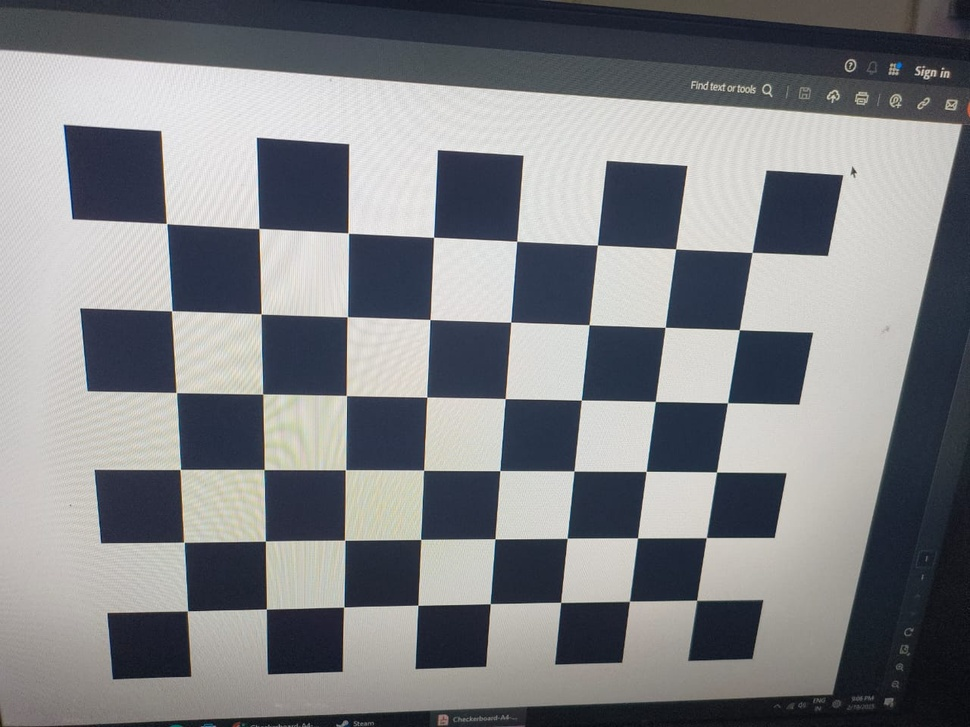
#> input picture scripts/Camera_calibration_images/WhatsApp Image 2025-02-19 at 21.07.35_4fd8f014.jpg, 970 x 727 px, shrunk from 1280 x 960 before the run, given in place of the camera
$ python Dynamic_perspective_transform_rect.py
#> lines starting #> are read from the running program, lines starting #| are printed output that depends on the picture; after the words box and inside, x2 and y2 are one past the last pixel; in counts of white or black regions, pixels touching at a corner belong together
import cv2
import numpy as np

# Load the image
cap = cv2.VideoCapture(0)

if not cap.isOpened():
    print("Error: Could not open video.")

while cap.isOpened():
    ret, image = cap.read()
#> image is the input picture: shape (727, 970, 3); mean B, G, R 133.3, 130, 128.3
    if not ret:
        break

    # Convert to HSV
    hsv = cv2.cvtColor(image, cv2.COLOR_BGR2HSV)
#> hsv: shape (727, 970, 3); mean H, S, V 70.2, 41, 137.1

    # Define black color range (adjust as needed)
    lower_black = np.array([0, 0, 0])
    upper_black = np.array([180, 255, 50])

    # Mask for black regions (detecting tape)
    mask = cv2.inRange(hsv, lower_black, upper_black)
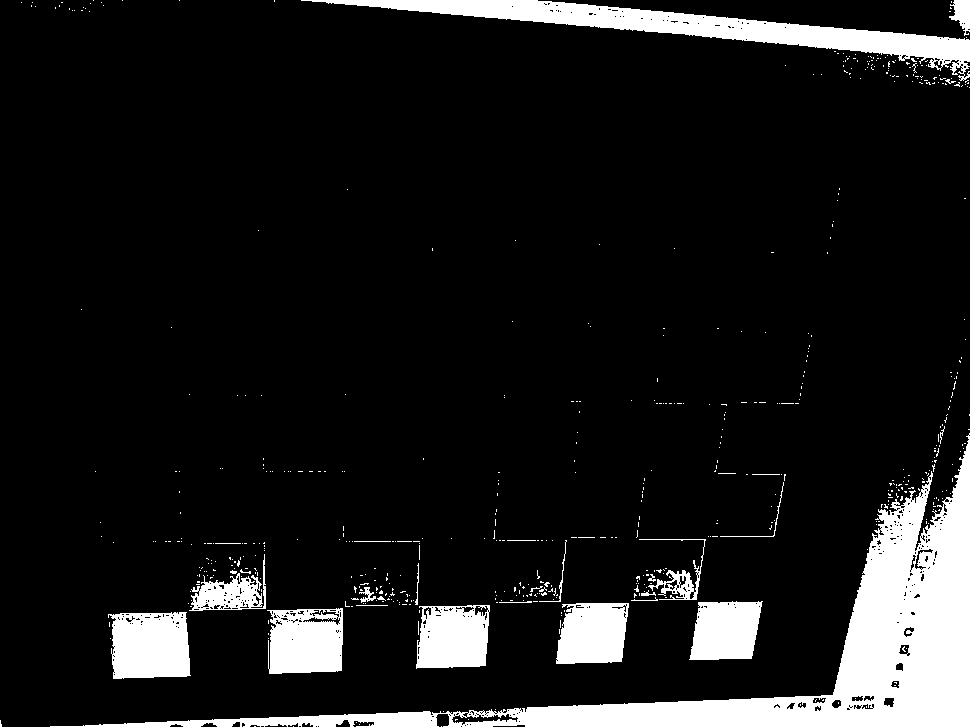
#> mask: shape (727, 970); 10.7% white; 576 white regions (548 under 20 px)

    # Find contours
    contours, _ = cv2.findContours(mask, cv2.RETR_EXTERNAL, cv2.CHAIN_APPROX_SIMPLE)
#> contours = 564 contours, 551 with area under 20; largest, box (x1, y1, x2, y2) and area: (50, 433, 970, 727) 37220, (301, 0, 970, 81) 11659, (108, 612, 191, 679) 4751, (267, 608, 343, 674) 4422, (416, 605, 490, 669) 4092

    # Find the largest contour (assuming it's the tape)
    if contours:
        largest_contour = max(contours, key=cv2.contourArea)
#> largest_contour = contour of 789 points, box (x1, y1, x2, y2) (50, 433, 970, 727), area 37220

        # Approximate to a polygon
        epsilon = 0.02 * cv2.arcLength(largest_contour, True)
#> epsilon = 60.72
        approx = cv2.approxPolyDP(largest_contour, epsilon, True)
#> approx = [[969, 433], [832, 695], [50, 726], [969, 726]]

        # Ensure we have exactly 4 corners
        if len(approx) == 4:
            corners = approx.reshape(4, 2)  # Reshape to (4,2) array
#> corners = [[969, 433], [832, 695], [50, 726], [969, 726]]
            print("Detected corners:", corners)
#| Detected corners: [[969 433]
#|  [832 695]
#|  [ 50 726]
#|  [969 726]]

            # Draw the corners on the image
            for (x, y) in corners:
                cv2.circle(image, (x, y), 5, (0, 255, 0), -1)
#> this loop made 4 passes
#> image: shape (727, 970, 3); 0.03% of pixels changed, all inside (x1, y1, x2, y2) = (45, 428, 970, 727)

        else:
            print(f"Detected {len(approx)} corners, refining...")

    cv2.imshow("Detected Corners", image)
    cv2.waitKey(0)
    cv2.destroyAllWindows()

$ run again, on scripts/Camera_calibration_images/WhatsApp Image 2025-02-19 at 21.07.35_d6a11469.jpg
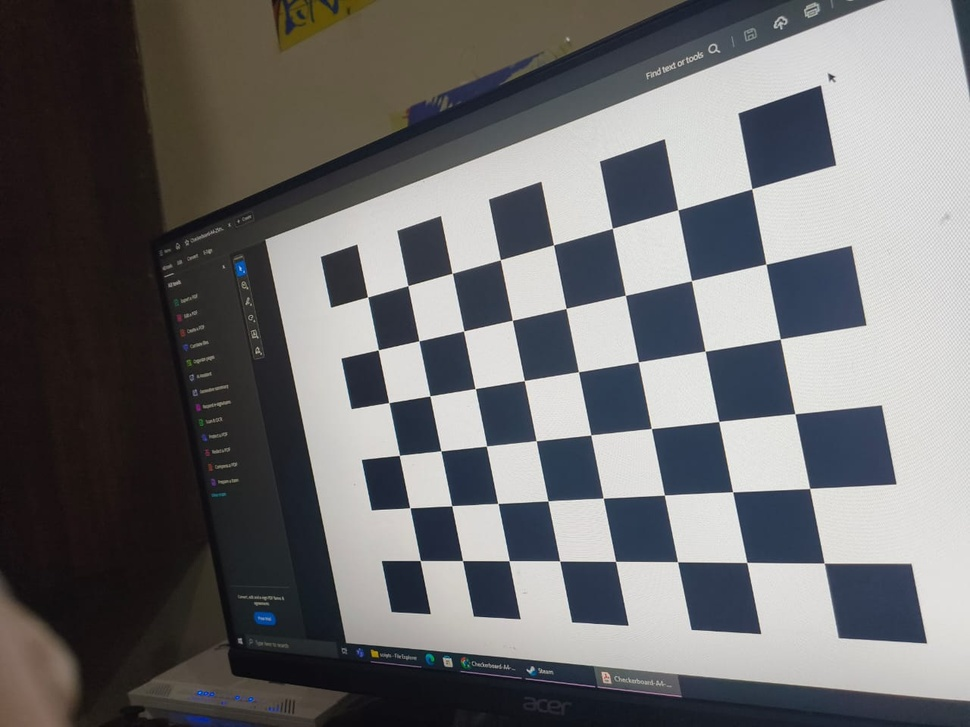
#> input picture scripts/Camera_calibration_images/WhatsApp Image 2025-02-19 at 21.07.35_d6a11469.jpg, 970 x 727 px, shrunk from 1280 x 960 before the run, given in place of the camera
#> image is the input picture: shape (727, 970, 3); mean B, G, R 110.5, 109.3, 109.8
#> hsv: shape (727, 970, 3); mean H, S, V 61.4, 49.5, 116.4
#> `mask = cv2.inRange(hsv, lower_black, upper_black)`:
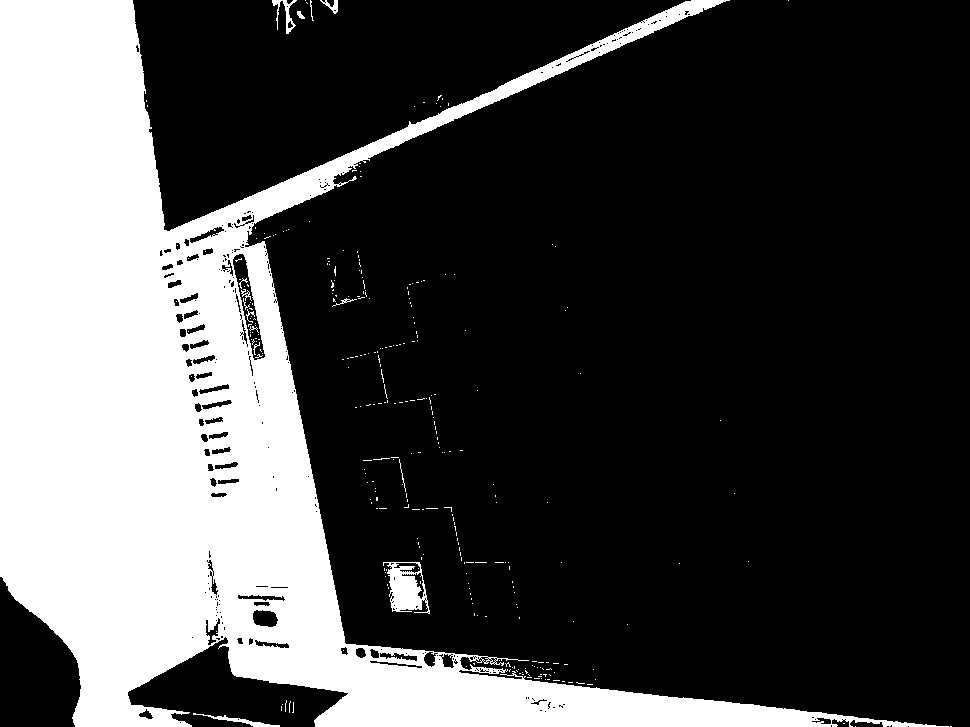
#> mask: shape (727, 970); 28.4% white; 311 white regions (296 under 20 px)
#> contours = 269 contours, 262 with area under 20; largest, box (x1, y1, x2, y2) and area: (0, 0, 949, 727) 200493, (383, 562, 430, 614) 1536, (272, 0, 297, 34) 194, (193, 713, 280, 727) 174, (320, 0, 338, 14) 75, (297, 11, 305, 19) 26, (332, 298, 357, 307) 24
#> largest_contour = contour of 1837 points, box (x1, y1, x2, y2) (0, 0, 949, 727), area 200493
#> epsilon = 106.6
#> approx = [[0, 0], [75, 726], [948, 726], [344, 642], [246, 231], [729, 0], [169, 231]]
#> (printed output is left out)

$ run again, on scripts/Camera_calibration_images/WhatsApp Image 2025-02-19 at 21.07.35_e14f0fe5.jpg
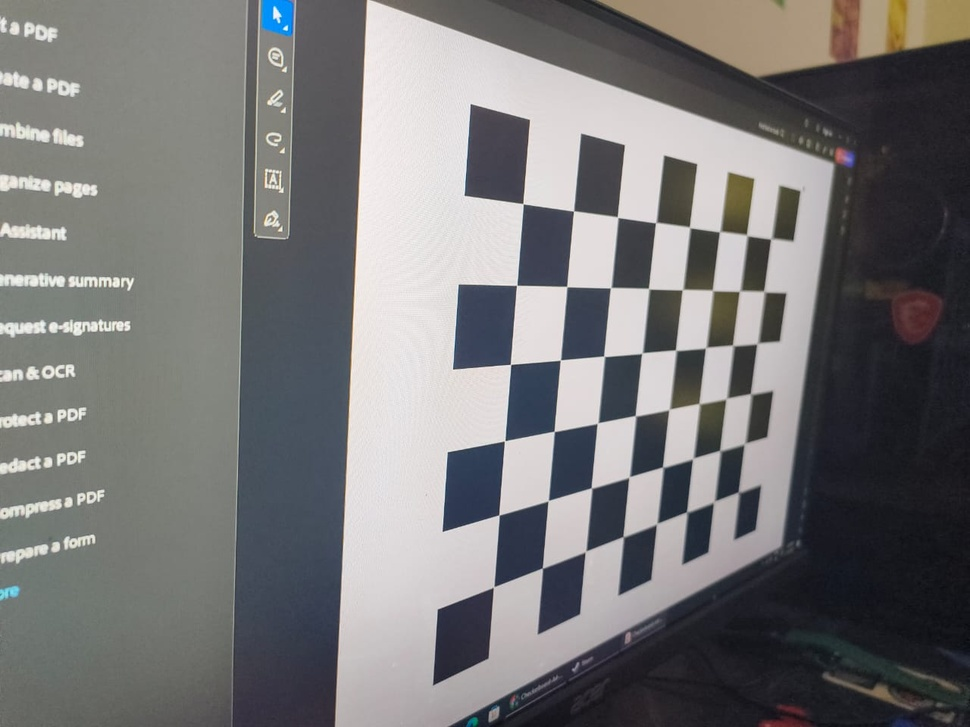
#> input picture scripts/Camera_calibration_images/WhatsApp Image 2025-02-19 at 21.07.35_e14f0fe5.jpg, 970 x 727 px, shrunk from 1280 x 960 before the run, given in place of the camera
#> image is the input picture: shape (727, 970, 3); mean B, G, R 118.9, 118.3, 118.9
#> hsv: shape (727, 970, 3); mean H, S, V 79.2, 28.5, 124
#> `mask = cv2.inRange(hsv, lower_black, upper_black)`:
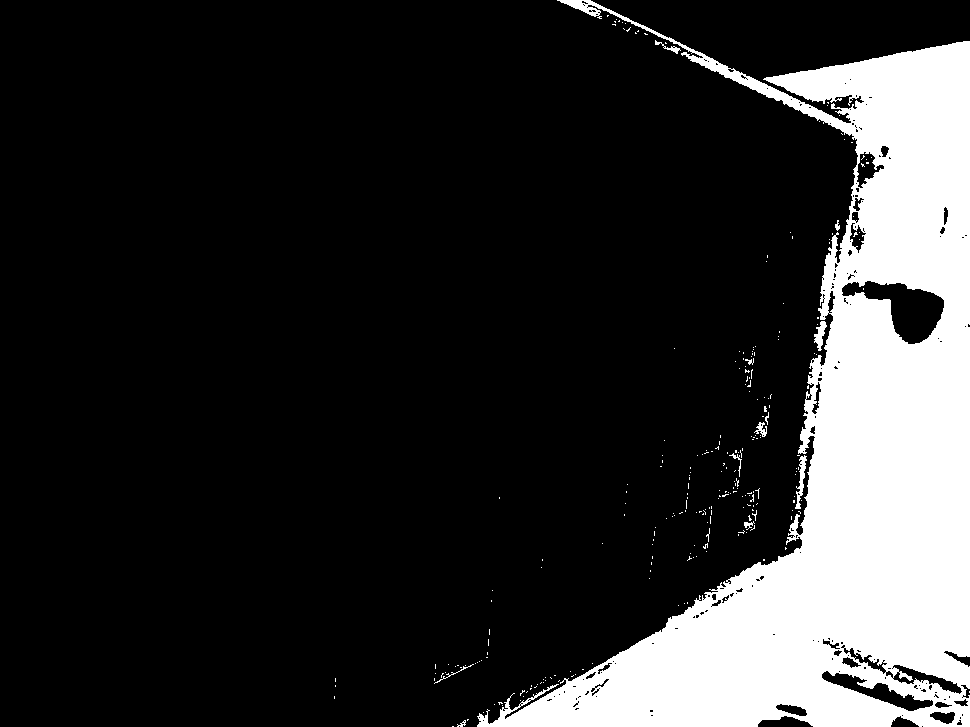
#> mask: shape (727, 970); 18.1% white; 260 white regions (248 under 20 px)
#> contours = 250 contours, 244 with area under 20; largest, box (x1, y1, x2, y2) and area: (477, 0, 970, 727) 131788, (795, 455, 807, 509) 186, (814, 321, 827, 351) 156, (754, 422, 767, 437) 61, (655, 40, 681, 54) 54, (744, 521, 755, 530) 22
#> largest_contour = contour of 1808 points, box (x1, y1, x2, y2) (477, 0, 970, 727), area 131788
#> epsilon = 87.13
#> approx = [[557, 0], [858, 156], [801, 547], [477, 726], [969, 726], [969, 41], [763, 79], [846, 123]]
#> (printed output is left out)

$ run again, on scripts/Camera_calibration_images/WhatsApp Image 2025-02-19 at 21.07.36_229c421e.jpg
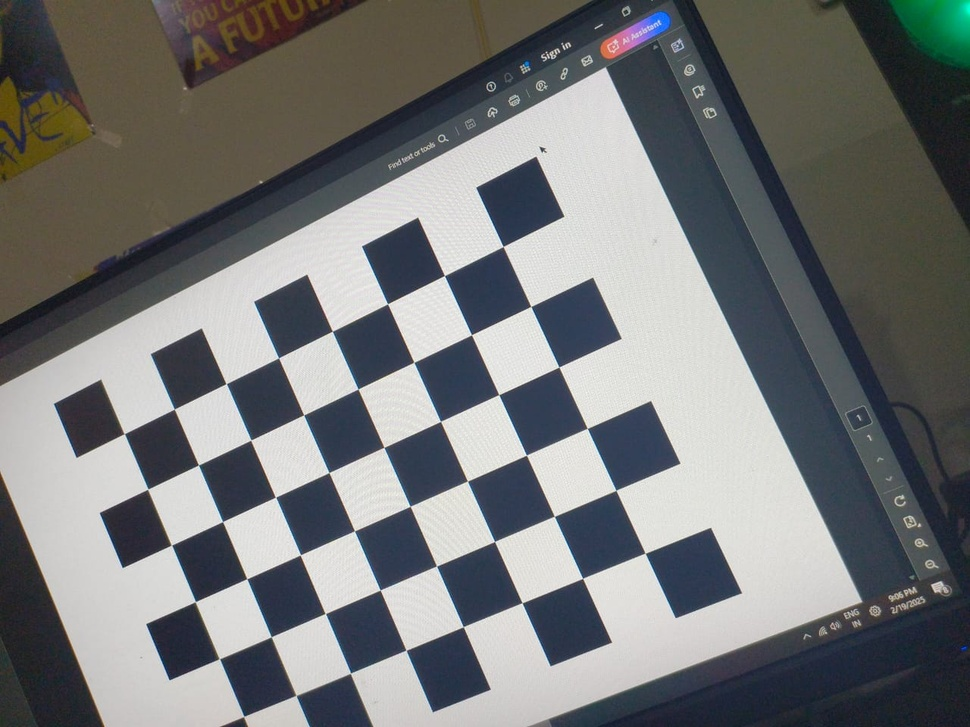
#> input picture scripts/Camera_calibration_images/WhatsApp Image 2025-02-19 at 21.07.36_229c421e.jpg, 970 x 727 px, shrunk from 1280 x 960 before the run, given in place of the camera
#> image is the input picture: shape (727, 970, 3); mean B, G, R 118.9, 118.6, 116.7
#> hsv: shape (727, 970, 3); mean H, S, V 64.3, 47.8, 125.7
#> `mask = cv2.inRange(hsv, lower_black, upper_black)`:
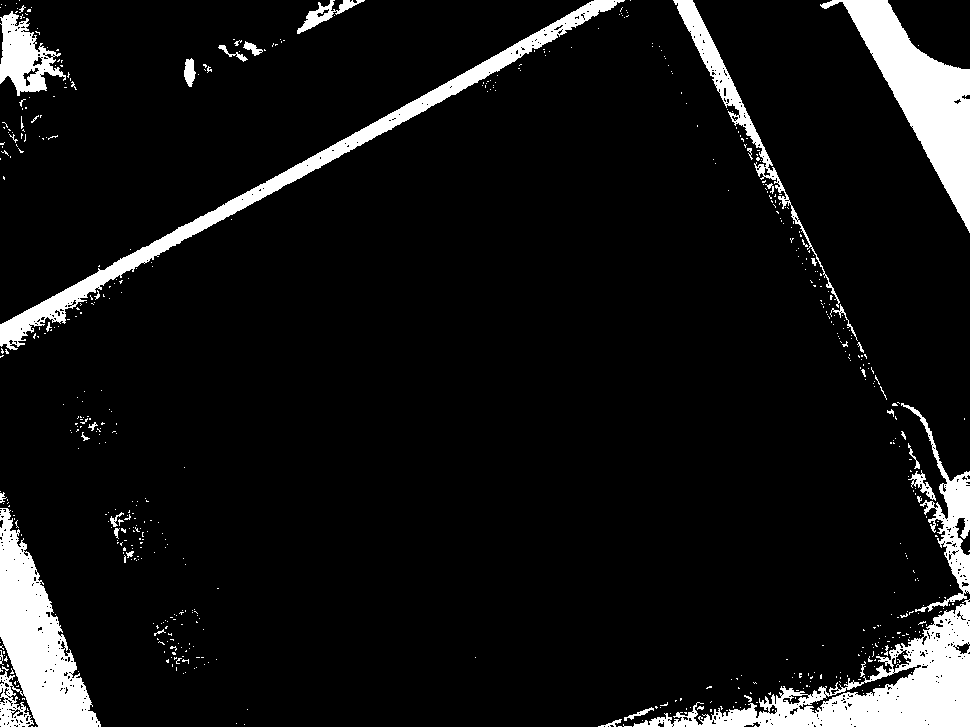
#> mask: shape (727, 970); 8.3% white; 601 white regions (561 under 20 px)
#> contours = 590 contours, 571 with area under 20; largest, box (x1, y1, x2, y2) and area: (633, 599, 970, 727) 13946, (0, 508, 101, 727) 10836, (820, 0, 970, 233) 10690, (0, 0, 625, 350) 9613, (673, 0, 840, 308) 2900
#> largest_contour = contour of 720 points, box (x1, y1, x2, y2) (633, 599, 970, 727), area 13946
#> epsilon = 32.17
#> approx = [[969, 599], [860, 684], [633, 726], [969, 726]]
#| Detected corners: [[969 599]
#|  [860 684]
#|  [633 726]
#|  [969 726]]
#> the loop `for (x, y) in corners:` made 4 passes
